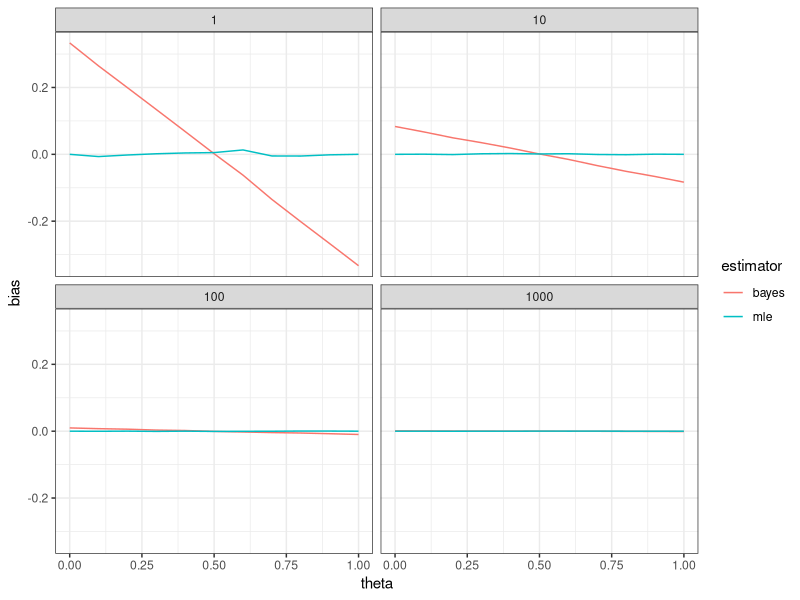
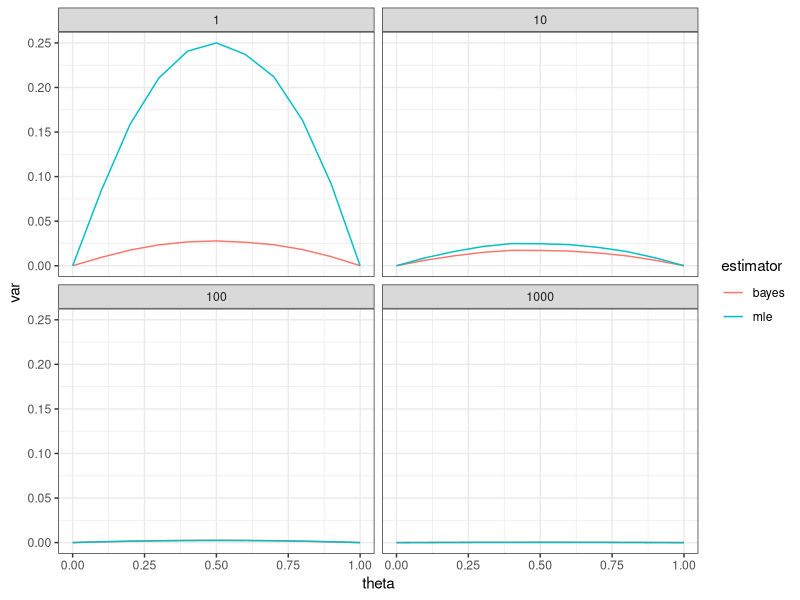
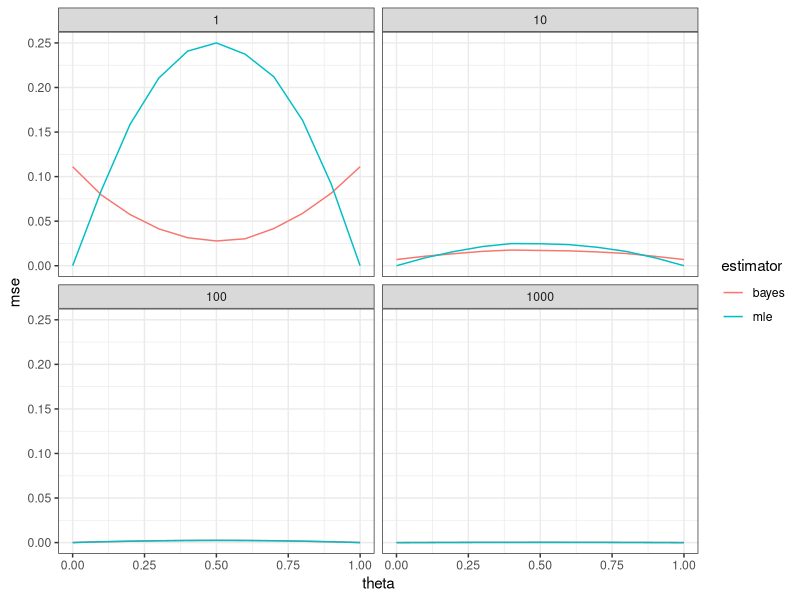
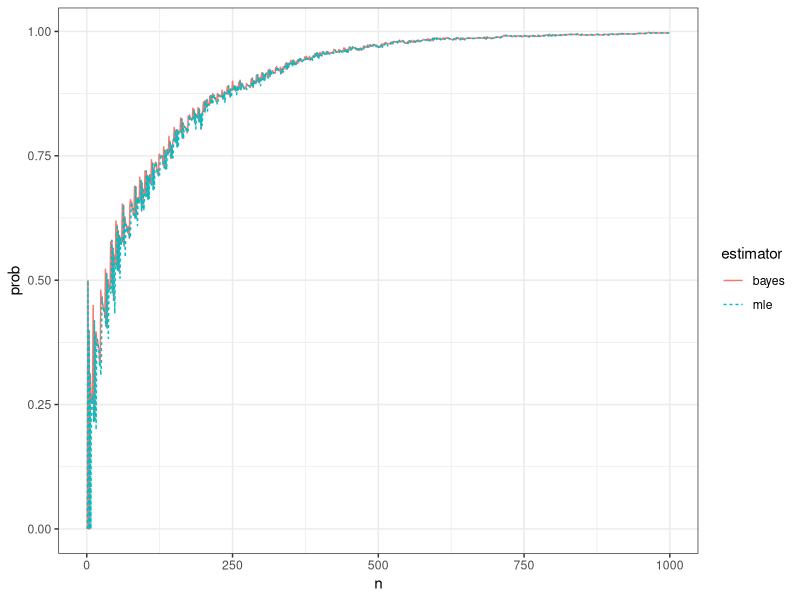
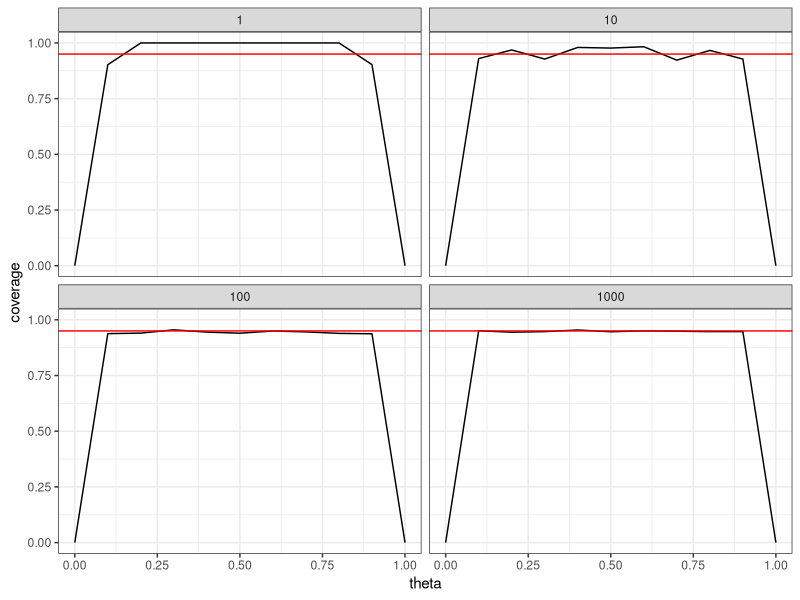
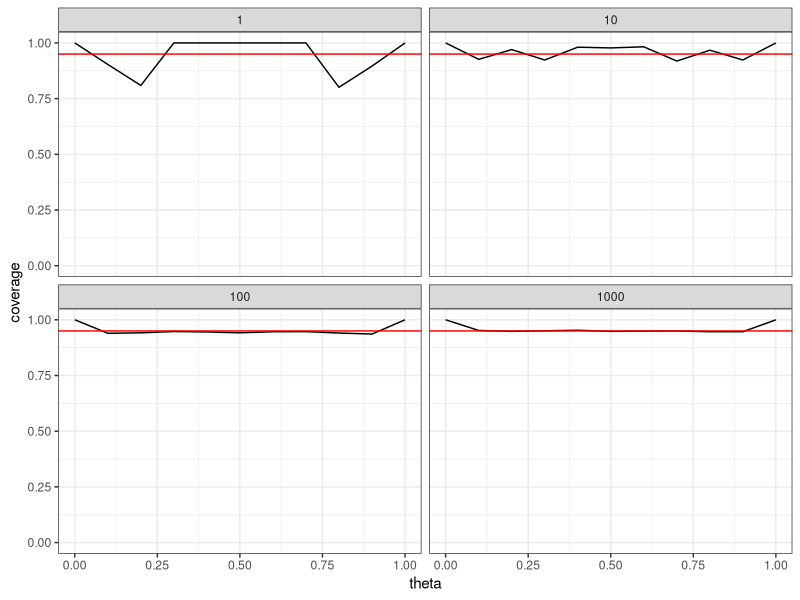

Write R code to recreate these figures, in order.
## ----------------------------------------------------------------------------------------------------------------------------
library("tidyverse")


## ----------------------------------------------------------------------------------------------------------------------------
set.seed(20190219)


## ----------------------------------------------------------------------------------------------------------------------------
n <- 22
y <- 15
(mle <- y/n)


## ----------------------------------------------------------------------------------------------------------------------------
a <- b <- 1
(bayes <- (a+y)/(a+b+n))


## ----------------------------------------------------------------------------------------------------------------------------
qbeta(c(.025,.975), a+y, b+n-y)




## ----------------------------------------------------------------------------------------------------------------------------
n <- 10
theta <- 0.5

n_reps <- 1e4
mle <- numeric(n_reps)
bayes <- numeric(n_reps)

for (i in 1:n_reps) {
  y <- rbinom(1, size = n, prob = theta)
  mle[i] <- y/n
  bayes[i] <- (a+y)/(a+b+n)
}


mean(mle)  - theta # estimate of MLE bias
mean(bayes)- theta # estimate of Bayes bias


## ----------------------------------------------------------------------------------------------------------------------------
mean(mle  ) + c(-1,1)*qnorm(.975)*sd(mle  )/sqrt(length(mle  )) - theta
mean(bayes) + c(-1,1)*qnorm(.975)*sd(bayes)/sqrt(length(bayes)) - theta


## ----------------------------------------------------------------------------------------------------------------------------
y <- rbinom(n_reps, size = n, prob = theta)
mle   <- y/n
bayes <- (a+y)/(a+b+n)

mean(mle  ) + c(-1,1)*qnorm(.975)*sd(mle  )/sqrt(length(mle  )) - theta
mean(bayes) + c(-1,1)*qnorm(.975)*sd(bayes)/sqrt(length(bayes)) - theta




## ----------------------------------------------------------------------------------------------------------------------------
settings <- expand.grid(n = 10^(0:3),
                        theta = seq(0,1,by=0.1))


## ----------------------------------------------------------------------------------------------------------------------------
sim_function <- function(x) {
  y     <- rbinom(1e4, size = x$n, prob = x$theta)
  mle   <- y/x$n
  bayes <- (a+y)/(a+b+x$n)
  
  d <- data.frame(
    estimator = c("mle", "bayes"),
    bias      = c(mean(mle), mean(bayes)) - x$theta,
    var       = c(var( mle), var( bayes)))
  
  # d$se    <- sqrt(d$var / x$n)
  # d$lower <- d$bias-qnorm(.975)*d$se
  # d$upper <- d$bias+qnorm(.975)*d$se
  
  return(d)
}


## ----------------------------------------------------------------------------------------------------------------------------
sim_study <- settings %>% 
  group_by(n, theta) %>%
  do(sim_function(.))


## ----------------------------------------------------------------------------------------------------------------------------
ggplot(sim_study, aes(x=theta, y=bias, color=estimator)) +
  geom_line() +
  facet_wrap(~n) + 
  theme_bw()


## ----------------------------------------------------------------------------------------------------------------------------
ggplot(sim_study, aes(x=theta, y=var, color=estimator)) +
  geom_line() +
  facet_wrap(~n) + 
  theme_bw()


## ----------------------------------------------------------------------------------------------------------------------------
sim_study$mse <- sim_study$var + sim_study$bias^2

ggplot(sim_study, aes(x=theta, y=mse, color=estimator)) +
  geom_line() +
  facet_wrap(~n) + 
  theme_bw()




## ----------------------------------------------------------------------------------------------------------------------------
theta = 0.51
n_max <- 999

sim_function <- function(d) {
  x <- rbinom(n_max, size = 1, prob = theta)
  
  mle <- bayes <- numeric(n_max)
  for (n in 1:n_max) {
    y <- sum(x[1:n])
    mle[n] <- y/n
    bayes[n] <- (a+y)/(a+b+n)
  }
  
  data.frame(n     = 1:n_max,
             mle   = mle,
             bayes = bayes)
}

d <- data.frame(rep=1:1e3) %>%
  group_by(rep) %>%
  do(sim_function(.))

epsilon <- 0.05
sum <- d %>% 
  gather(estimator, estimate, mle, bayes) %>%
  group_by(n, estimator) %>%
  summarize(prob = mean(abs(estimate - theta) < epsilon))


## ----------------------------------------------------------------------------------------------------------------------------
ggplot(sum, aes(x=n, y=prob, 
                color=estimator, linetype = estimator)) + 
  geom_line() +
  theme_bw() 




## ----------------------------------------------------------------------------------------------------------------------------
n <- 100
theta <- 0.5

n_reps <- 1e4
y <- rbinom(n_reps, size = n, prob = theta)

lower <- qbeta(.025, a+y, b+n-y)
upper <- qbeta(.975, a+y, b+n-y)

mean( lower < theta & theta < upper )


## ----------------------------------------------------------------------------------------------------------------------------
p <- mean( lower < theta & theta < upper)

p + c(-1,1)*qnorm(.975)*sqrt(p*(1-p)/n_reps)




## ----------------------------------------------------------------------------------------------------------------------------
binomial_coverage_function <- function(d) {
  y     <- rbinom(1e4, size = d$n, prob = d$theta)
  mle   <- y/d$n
  bayes <- (a+y)/(a+b+d$n)
  
  lower <- qbeta(.025, a+y, b+d$n-y)
  upper <- qbeta(.975, a+y, b+d$n-y)
  
  data.frame(coverage = mean( lower <= d$theta & d$theta <= upper))
}

sim_study <- expand.grid(n = 10^(0:3),
                        theta = seq(0,1,by=0.1)) %>%
  group_by(n,theta) %>%
  do(binomial_coverage_function(.))


## ----------------------------------------------------------------------------------------------------------------------------
ggplot(sim_study, aes(x=theta, y=coverage)) +
  geom_line() +
  facet_wrap(~n) + 
  geom_hline(yintercept = 0.95, color = "red") +
  ylim(0,1) + 
  theme_bw()


## ----------------------------------------------------------------------------------------------------------------------------
binomial_coverage_function_fixed <- function(d) {
  n <- d$n
  theta <- d$theta
  y     <- rbinom(1e4, size = n, prob = theta)
  mle   <- y/d$n
  bayes <- (a+y)/(a+b+n)
  
  lower <- qbeta(.025, a+y, b+n-y)
  upper <- qbeta(.975, a+y, b+n-y)
  
  # Fix intervals when y=0
  lower[y==0] <- 0
  upper[y==0] <- qbeta(.95, a+0, b+n)
  
  # Fix intervals when y=n
  upper[y==n] <- 1
  lower[y==n] <- qbeta(.05, a+n, b+0)
  
  data.frame(coverage = mean( lower <= theta & theta <= upper))
}

sim_study <- expand.grid(n = 10^(0:3),
                        theta = seq(0,1,by=0.1)) %>%
  group_by(n,theta) %>%
  do(binomial_coverage_function_fixed(.))


## ----------------------------------------------------------------------------------------------------------------------------
ggplot(sim_study, aes(x=theta, y=coverage)) +
  geom_line() +
  facet_wrap(~n) + 
  geom_hline(yintercept = 0.95, color = "red") +
  ylim(0,1) + 
  theme_bw()
